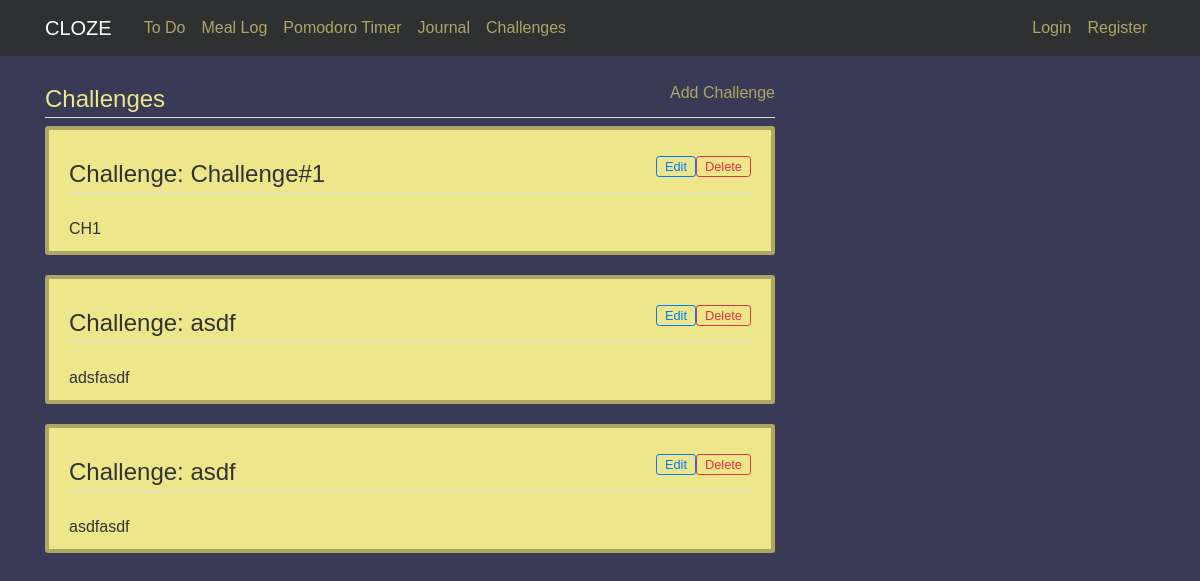
Before: /challenges with the older database file.
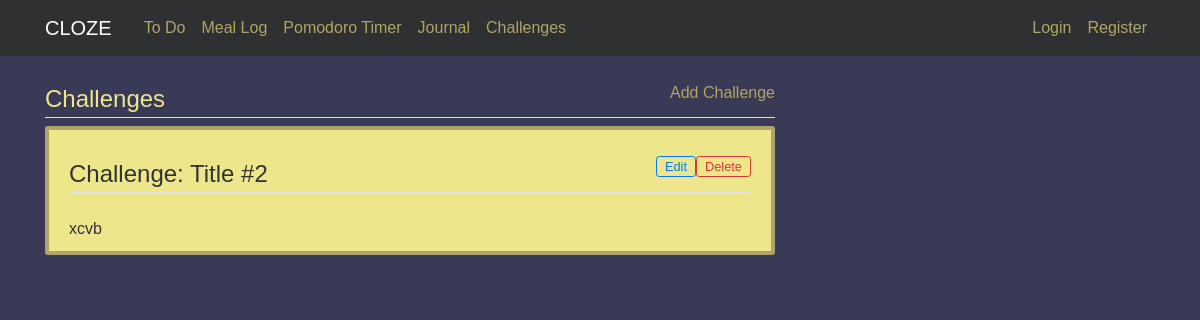
After: the same page with the newer database file.
### cloze/models.py (models this page shows)
class Challenge(db.Model):
    id = db.Column(db.Integer, primary_key=True)
    title = db.Column(db.String(256), index=True)
    description = db.Column(db.String(512), index=True)
    user_id = db.Column(db.Integer, db.ForeignKey('user.id'), nullable=False)

### cloze/routes.py (the view)
@app.route('/challenges')
def challenges():
    challenges = db.session.query(Challenge)
    return render_template('challenges.html', title = 'Challenges', challenges=challenges)

### cloze/Templates/challenges.html
{% extends "layout.html" %}
{% block content %}
<div class="col-md-8">
    <div class="">
        <a style="float:right; vertical-align: bottom;" href="{{ url_for('new_challenges') }}">Add Challenge</a>
        <legend class="border-bottom mb-2" style="color: #ede68a;">Challenges</legend>
    </div>
    {% for challenge in challenges %}
        <div class="content-section">
            <div>
                <form action="{{ url_for('delete_challenge', id=challenge.id) }}" method="POST" >
                    <input align="right" class="btn btn-sm btn-outline-danger py-0" style="float: right; font-size: 0.8em;" type="submit" value="Delete">
                </form>
                <form action="{{ url_for('edit_challenge', id=challenge.id) }}" method="POST" >
                    <input align="right" class="btn btn-sm btn-outline-primary py-0" style="float: right; font-size: 0.8em;" type="submit" value="Edit">
                </form>
                <legend class="border-bottom mb-4">Challenge: {{challenge.title}}</legend>
            </div>
            {{challenge.description}}
        </div>
    {% endfor %}
</div>
{% endblock content %}

Changed rows visible on the page:
removed Challenge: title "Challenge#1", description "CH1"
removed Challenge: title "asdf", description "adsfasdf"
removed Challenge: title "asdf", description "asdfasdf"
added Challenge: title "Title #2", description "xcvb"
